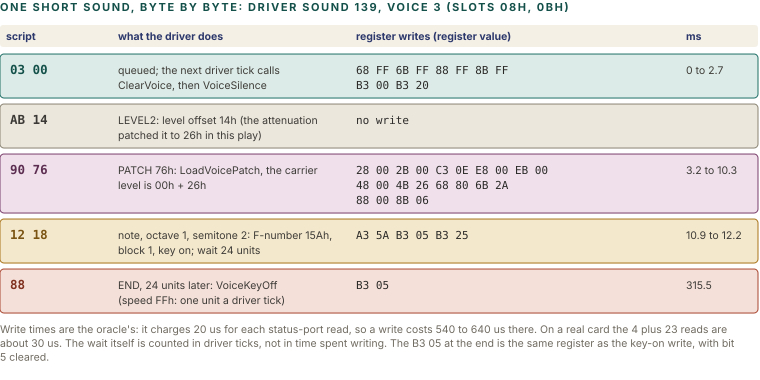

This chart was generated by the following Python code:
import sys; sys.path.insert(0, '.')
from figlib import *

c = Canvas(760, 380)
c.section(0, 11, "One short sound, byte by byte: driver sound 139, voice 3 (slots 08h, 0Bh)")
cols = [(0, "script"), (112, "what the driver does"), (350, "register writes (register value)"), (680, "ms")]
y = 40
c.rect(0, y - 15, 758, 22, fill=PANEL, rx=3)
for x, t in cols:
    c.text(x + 6, y, t, size=10.5, weight=700, color=PAL["navy"][0])
rows = [
    ("teal", "03 00", ["queued; the next driver tick calls", "ClearVoice, then VoiceSilence"],
     ["68 FF  6B FF  88 FF  8B FF", "B3 00  B3 20"], "0 to 2.7"),
    ("grey", "AB 14", ["LEVEL2: level offset 14h (the attenuation", "patched it to 26h in this play)"],
     ["no write"], ""),
    ("plum", "90 76", ["PATCH 76h: LoadVoicePatch, the carrier", "level is 00h + 26h"],
     ["28 00  2B 00  C3 0E  E8 00  EB 00", "48 00  4B 26  68 80  6B 2A", "88 00  8B 06"], "3.2 to 10.3"),
    ("ochre", "12 18", ["note, octave 1, semitone 2: F-number 15Ah,", "block 1, key on; wait 24 units"],
     ["A3 5A  B3 05  B3 25"], "10.9 to 12.2"),
    ("red", "88", ["END, 24 units later: VoiceKeyOff", "(speed FFh: one unit a driver tick)"],
     ["B3 05"], "315.5"),
]
y += 14
for kind, sc, did, wr, ms in rows:
    tc, sc_, fc = PAL[kind]
    h = max(len(did), len(wr)) * 15 + 14
    c.rect(0, y, 758, h, fill=fc, stroke=sc_, sw=1, rx=4)
    c.text(10, y + 20, sc, size=12.5, weight=700, color=tc, mono=True)
    for k, l in enumerate(did):
        c.text(118, y + 20 + 15 * k, l, size=10.5, color=INK2)
    for k, l in enumerate(wr):
        c.text(356, y + 20 + 15 * k, l, size=11, color=INK, mono=True)
    c.text(686, y + 20, ms, size=10.5, color=INK2)
    y += h + 6
c.para(0, y + 14, "Write times are the oracle's: it charges 20 us for each status-port read, so a write costs 540 to 640 us there. On a real card the 4 plus 23 reads "
       "are about 30 us. The wait itself is counted in driver ticks, not in time spent writing. The B3 05 at the end is the same register as the "
       "key-on write, with bit 5 cleared.", 758, size=10.5, color=MUTED)
c.save("figs/snd_trace.svg")
